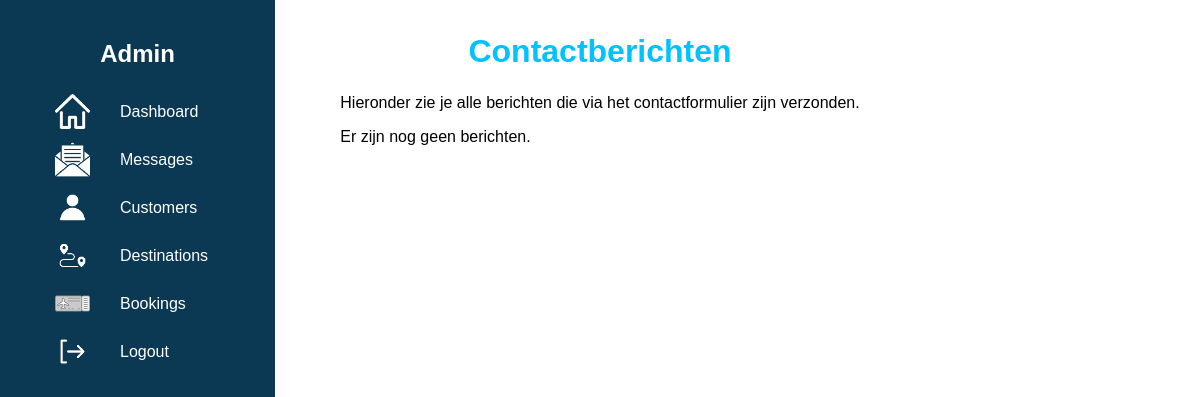
Page /Tropical-Tides/admin-dashboard-views/messages.php on the earlier database version.
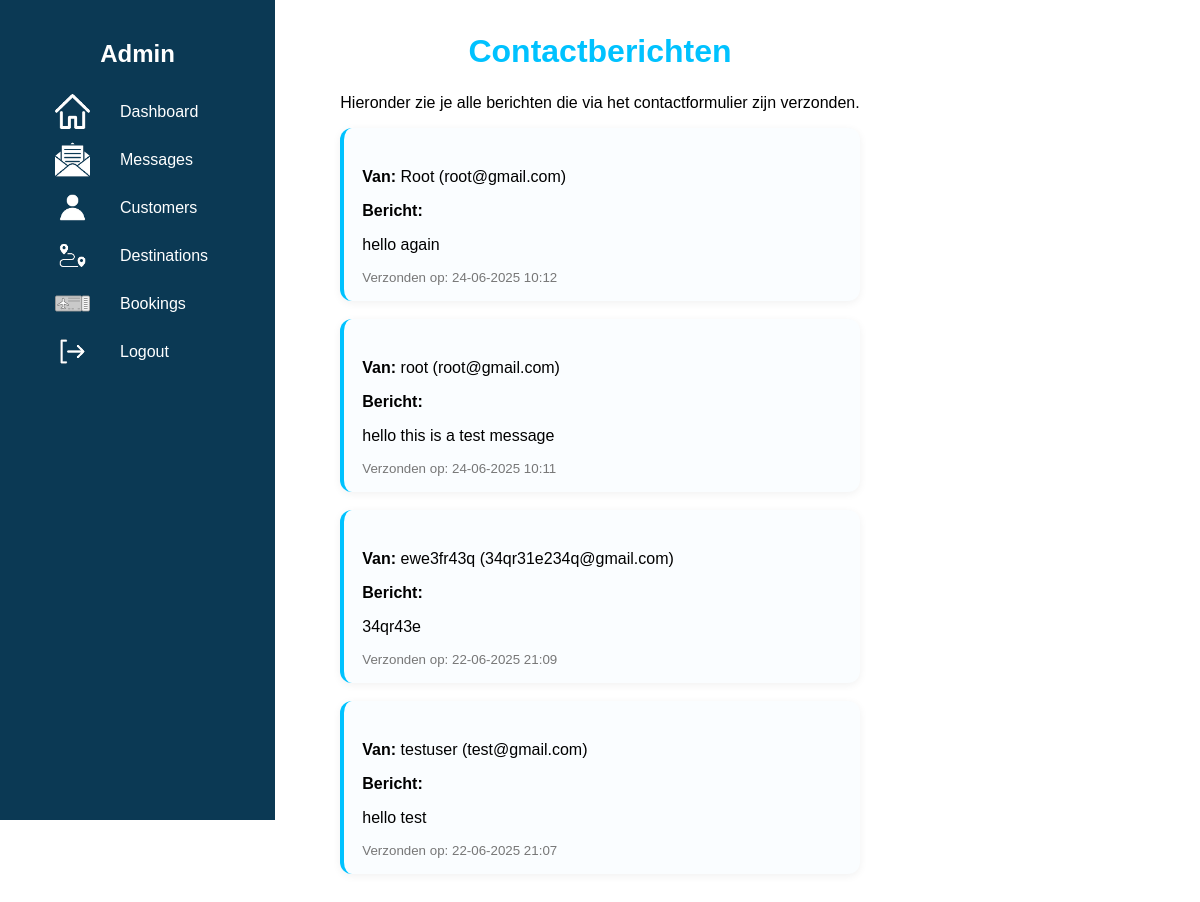
Same page on the later database version.
### tables this page shows
CREATE TABLE `messages` (
  `id` int(11) NOT NULL,
  `name` varchar(100) NOT NULL,
  `email` varchar(150) NOT NULL,
  `message` text NOT NULL,
  `created_at` timestamp NULL DEFAULT current_timestamp()
);

### Tropical-Tides/admin-dashboard-views/messages.php (the view, shortened to what this page needs)
<?php
include('../dbcalls/conn.php');
$messages_stmt = $conn->prepare("SELECT name, email, message, created_at FROM messages ORDER BY created_at DESC");
$messages_stmt->execute();
$messages = $messages_stmt->fetchAll();
?>
<!DOCTYPE html>
<html lang="en">
<head>
    <link rel="stylesheet" href="../assets/css/dashboard-ui.css">
    <link rel="stylesheet" href="../assets/css/style.css">
</head>
<body>
<?php include "../include/admin-dashboard-sidebar.php"; ?>
    <div class="content">
        <div class="admin-dashboard-container">
            <h1>Contactberichten</h1>
            <p>Hieronder zie je alle berichten die via het contactformulier zijn verzonden.</p>
            <?php if (empty($messages)): ?>
                <p>Er zijn nog geen berichten.</p>
            <?php else: ?>
                <?php foreach ($messages as $msg): ?>
                    <div class="crud-item">
                        <p><strong>Van:</strong> <?php echo htmlspecialchars($msg['name']); ?> (<?php echo htmlspecialchars($msg['email']); ?>)</p>
                        <p><strong>Bericht:</strong></p>
                        <p><?php echo nl2br(htmlspecialchars($msg['message'])); ?></p>
                        <small style="display: block; color: #777; margin-top: 5px;">Verzonden op: <?php echo date('d-m-Y H:i', strtotime($msg['created_at'])); ?></small>
                    </div>
                <?php endforeach; ?>
            <?php endif; ?>
        </div>
    </div>
</body>
</html>

Differences in the rows shown:
added messages: name "Root", email "root@gmail.com", message "hello again", created_at "24-06-2025 10:12"
added messages: name "root", email "root@gmail.com", message "hello this is a test message", created_at "24-06-2025 10:11"
added messages: name "ewe3fr43q", email "34qr31e234q@gmail.com", message "34qr43e", created_at "22-06-2025 21:09"
added messages: name "testuser", email "test@gmail.com", message "hello test", created_at "22-06-2025 21:07"
Other differences:
text no longer shown: "Er zijn nog geen berichten."
